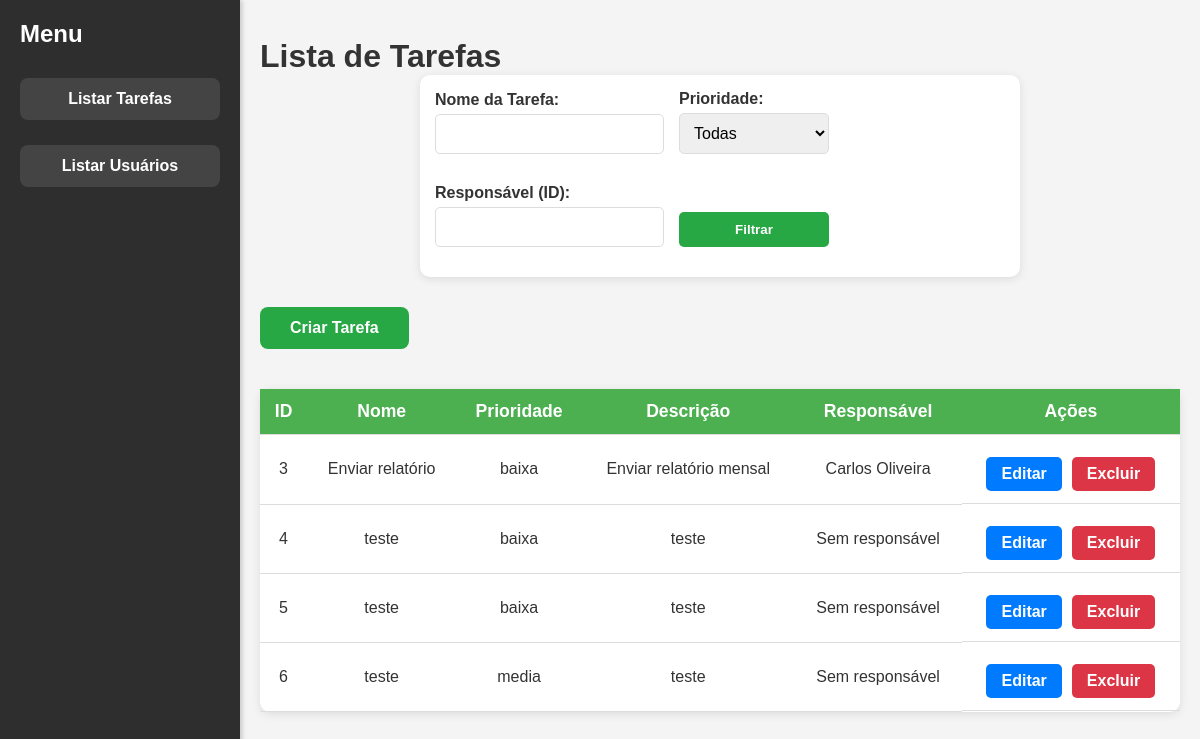
Before: / with the older database file.
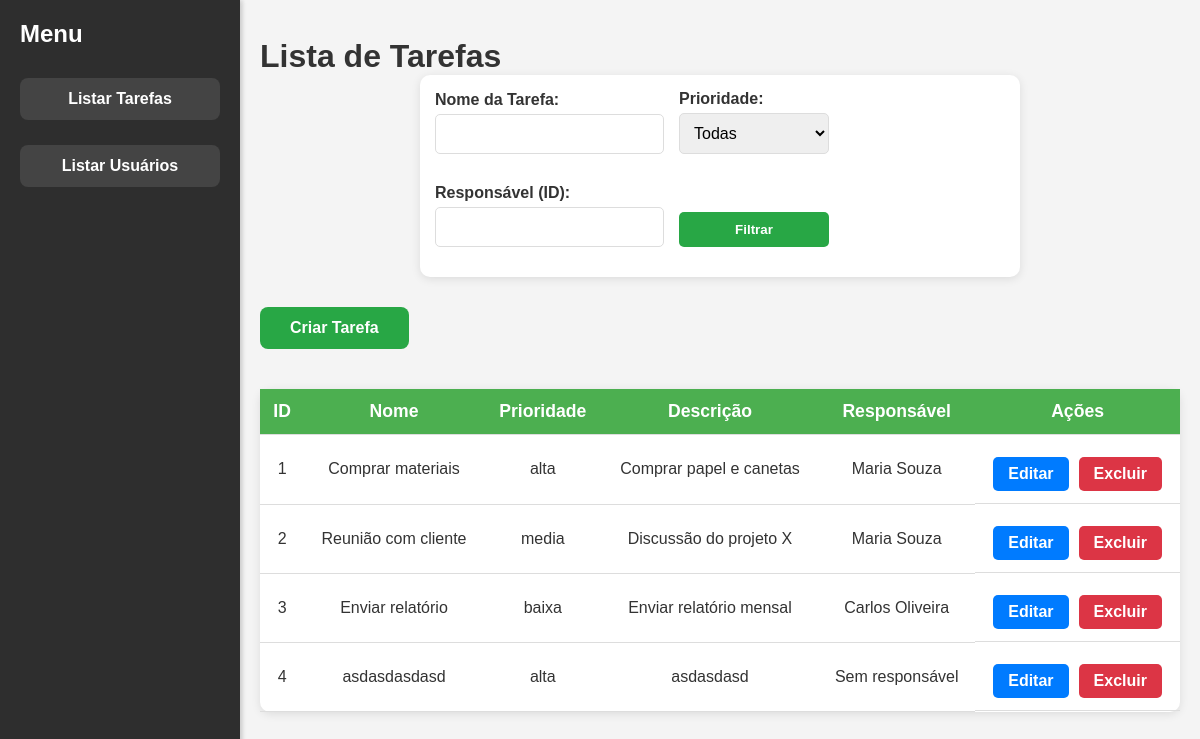
After: the same page with the newer database file.
### tables this page shows
CREATE TABLE tarefas (
        id INTEGER PRIMARY KEY AUTOINCREMENT,
        nome TEXT NOT NULL,
        prioridade TEXT NOT NULL,
        descricao TEXT,
        responsavel_id INTEGER,
        FOREIGN KEY (responsavel_id) REFERENCES responsaveis(id)
    );

CREATE TABLE responsaveis (
        id INTEGER PRIMARY KEY AUTOINCREMENT,
        nome TEXT NOT NULL,
        email TEXT NOT NULL,
        senha TEXT NOT NULL
    );

### src/controllers/TarefaController.php (called while the page is built, shortened)
<?php
require_once __DIR__ . '/../models/TarefaModel.php';
class TarefaController
{
    private $model;
    public function __construct()
    {
        $this->model = new TarefaModel();
    }
    public function index()
    {
        $filtros = [
            'nome' => $_GET['nome'] ?? '',
            'prioridade' => $_GET['prioridade'] ?? '',
            'responsavel_id' => $_GET['responsavel_id'] ?? ''
        ];
        $tarefas = $this->model->listarComFiltros($filtros);
        require __DIR__ . '/../../views/tarefas/index.php';
    }
}

### src/models/TarefaModel.php (called while the page is built, shortened)
<?php
class TarefaModel
{
    protected $pdo;
    protected $table = 'tarefas';
    public function __construct()
    {
        $this->pdo = new PDO('sqlite:' . __DIR__ . '/../../database/database.sqlite');
        $this->pdo->setAttribute(PDO::ATTR_ERRMODE, PDO::ERRMODE_EXCEPTION);
    }
    public function listarComFiltros($filtros = [])
    {
        $sql = "
            SELECT
                t.id,
                t.nome,
                t.prioridade,
                t.descricao,
                t.responsavel_id,
                r.nome AS responsavel_nome
            FROM {$this->table} t
            LEFT JOIN responsaveis r ON t.responsavel_id = r.id
            WHERE 1=1
        ";
        $params = [];
        $sql .= " ORDER BY t.id";
        $stmt = $this->pdo->prepare($sql);
        $stmt->execute($params);
        return $stmt->fetchAll(PDO::FETCH_ASSOC);
    }
}

### views/tarefas/index.php (the view, shortened to what this page needs)
<!DOCTYPE html>
<html lang="pt-BR">
<head>
    <link rel="stylesheet" href="../../public/style.css">
</head>
<body>
<div class="container">
    <main class="main-content">
        <h1>Lista de Tarefas</h1>
        <form method="GET" class="filters-form">
            <div>
                <label for="nome">Nome da Tarefa:</label>
                <input type="text" name="nome" id="nome" value="<?= htmlspecialchars($_GET['nome'] ?? '') ?>" />
            </div>
            <div>
                <label for="prioridade">Prioridade:</label>
                <select name="prioridade" id="prioridade">
                    <option value="">Todas</option>
                </select>
            </div>
            <div>
                <label for="responsavel_id">Responsável (ID):</label>
                <input type="text" name="responsavel_id" id="responsavel_id" value="<?= htmlspecialchars($_GET['responsavel_id'] ?? '') ?>" />
            </div>
            <div>
                <button type="submit">Filtrar</button>
            </div>
        </form>
        <a href="?rota=cadastrar-tarefa" class="btn criar-btn">Criar Tarefa</a>
        <table>
            <thead>
                <tr>
                    <th>ID</th>
                    <th>Nome</th>
                    <th>Prioridade</th>
                    <th>Descrição</th>
                    <th>Responsável</th>
                    <th>Ações</th>
                </tr>
            </thead>
            <tbody>
                <?php foreach ($tarefas as $tarefa): ?>
                    <tr>
                        <td><?= htmlspecialchars($tarefa['id']) ?></td>
                        <td><?= htmlspecialchars($tarefa['nome']) ?></td>
                        <td><?= htmlspecialchars($tarefa['prioridade']) ?></td>
                        <td><?= htmlspecialchars($tarefa['descricao']) ?></td>
                        <td><?= htmlspecialchars($tarefa['responsavel_nome'] ?? 'Sem responsável') ?></td>
                        <td class="button-group">
                            <a href="?rota=editar-tarefa&id=<?= $tarefa['id'] ?>" class="btn editar-btn">Editar</a>
                            <a href="?rota=excluir-tarefa&id=<?= $tarefa['id'] ?>"
                               class="btn excluir-btn"
                               onclick="return confirm('Tem certeza que deseja excluir esta tarefa?');">
                               Excluir
                            </a>
                        </td>
                    </tr>
                <?php endforeach; ?>
            </tbody>
        </table>
    </main>
</div>
</body>
</html>

### routes/web.php (shortened to what this page needs)
<?php
$rota = $_GET['rota'] ?? 'tarefas';
switch ($rota) {
    case 'tarefas':
        require_once __DIR__ . '/../src/controllers/TarefaController.php';
        $controller = new TarefaController();
        $conteudo = $controller->index();
        break;
}
include __DIR__ . '/../public/index.php';

### public/index.php (shortened to what this page needs)
<?php
require_once __DIR__ . '/../routes/web.php';
?>
<!DOCTYPE html>
<html lang="pt-BR">
<head>
    <link rel="stylesheet" href="./style.css" />
</head>
<body>
    <div class="container">
        <aside class="sidebar">
            <h2>Menu</h2>
            <nav>
                <a href="?rota=tarefas" class="btn">Listar Tarefas</a>
                <a href="?rota=usuarios" class="btn">Listar Usuários</a>
            </nav>
        </aside>
    </div>
</body>
</html>

### public/style.css (style rules this page uses)
* { box-sizing: border-box; margin: 0; padding: 0; }
body, html { height: 100%; font-family: 'Arial', sans-serif; background-color: #f4f4f4; color: #333; }
.container { display: flex; height: 100vh; }
.sidebar { width: 20%; background-color: #2e2e2e; padding: 20px; color: white; box-shadow: 2px 0 5px rgba(0, 0, 0, 0.1); position: fixed; top: 0; bottom: 0; left: 0; display: flex; flex-direction: column; }
.sidebar h2 { margin-bottom: 20px; font-size: 1.5rem; font-weight: 600; }
.sidebar nav { display: flex; flex-direction: column; gap: 15px; }
.sidebar nav a.btn { display: block; padding: 12px 20px; background-color: #444; color: white; text-decoration: none; border-radius: 8px; font-weight: 600; text-align: center; transition: background-color 0.3s; }
.main-content { margin-left: 20%; width: 80%; padding: 20px; overflow-y: auto; }
table { width: 100%; border-collapse: collapse; margin-top: 20px; background-color: white; border-radius: 10px; box-shadow: 0 2px 10px rgba(0, 0, 0, 0.1); }
thead { background-color: #4CAF50; color: white; font-size: 1.1rem; }
th, td { padding: 12px; text-align: center; border-bottom: 1px solid #ddd; }
button, a { padding: 10px 20px; background-color: #2e2e2e; color: white; text-decoration: none; border-radius: 5px; margin-top: 10px; transition: background-color 0.3s; }
.criar-btn { display: inline-block; padding: 12px 30px; background-color: #28a745; color: white; text-decoration: none; font-weight: bold; border-radius: 8px; margin-bottom: 20px; text-align: center; transition: background-color 0.3s; }
.filters-form { display: flex; align-items: flex-end; gap: 15px; flex-wrap: wrap; margin-bottom: 20px; padding: 15px; background-color: #ffffff; border-radius: 10px; box-shadow: 0 2px 10px rgba(0, 0, 0, 0.1); }
.filters-form div { display: flex; flex-direction: column; min-width: 150px; }
.filters-form label { font-weight: bold; margin-bottom: 5px; }
.filters-form input, .filters-form select { padding: 10px; font-size: 1rem; border-radius: 5px; border: 1px solid #ddd; }
.filters-form button { padding: 10px 20px; background-color: #4CAF50; color: white; font-weight: bold; border: none; border-radius: 8px; cursor: pointer; }
.button-group { display: flex; justify-content: center; gap: 10px; flex-wrap: wrap; }
.editar-btn, .excluir-btn { padding: 8px 15px; color: white; font-weight: bold; border-radius: 5px; cursor: pointer; border: none; transition: background-color 0.3s; width: auto; }
.editar-btn { background-color: #007bff; }
.excluir-btn { background-color: #dc3545; }
form { background-color: white; border-radius: 10px; padding: 30px; box-shadow: 0 2px 10px rgba(0, 0, 0, 0.1); max-width: 600px; margin: 0 auto; }
form div { margin-bottom: 15px; }
form label { font-weight: bold; margin-bottom: 5px; }
form input, form select, form textarea { width: 100%; padding: 10px; font-size: 1rem; border-radius: 5px; border: 1px solid #ddd; }
form button[type="submit"] { background-color: #28a745; color: white; padding: 10px 20px; border-radius: 5px; font-weight: bold; cursor: pointer; border: none; width: auto; transition: background-color 0.3s; }

Changed rows visible on the page:
removed tarefas: id "5", nome "teste", prioridade "baixa", descricao "teste", responsavel_nome "Sem responsável"
removed tarefas: id "6", nome "teste", prioridade "media", descricao "teste", responsavel_nome "Sem responsável"
added tarefas: id "1", nome "Comprar materiais", prioridade "alta", descricao "Comprar papel e canetas", responsavel.nome "Maria Souza"
added tarefas: id "2", nome "Reunião com cliente", prioridade "media", descricao "Discussão do projeto X", responsavel.nome "Maria Souza"
changed tarefas id 4: nome "teste" → "asdasdasdasd"; prioridade "baixa" → "alta"; descricao "teste" → "asdasdasd"
